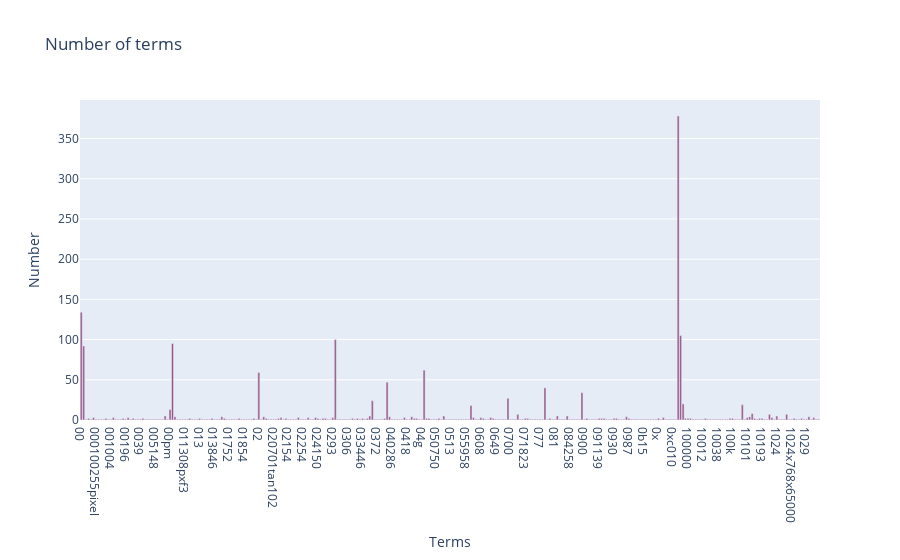

Write notebook code for a chart like this one.
### Code cell
fig = go.Figure(data=[go.Bar(x=x, y=l, marker=dict(color='#995588'))])
fig.update_layout(
    title='Number of terms',
    xaxis_title='Terms',
    yaxis_title='Number'
)
fig.show()

### Figure 1 — Plotly figure (JSON) as saved in the notebook; plotly's stock layout.template omitted (floating-point values rounded to 4 significant figures; data arrays with more than 128 entries replaced by an {"elided": "..."} marker saying what was removed)
{"data": [{"marker": {"color": "#995588"}, "type": "bar", "x": {"elided": "300 str values"}, "y": {"elided": "300 int values"}}], "layout": {"title": {"text": "Number of terms"}, "xaxis": {"title": {"text": "Terms"}}, "yaxis": {"title": {"text": "Number"}}}}
